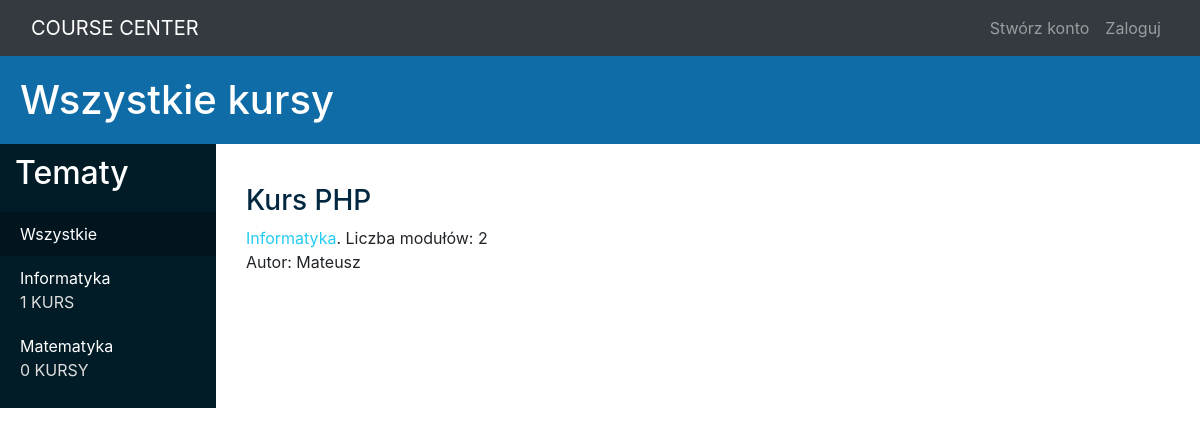
The page / on the database its author committed.
### courses/models.py (models this page shows, shortened)
class Subject(models.Model):
    title = models.CharField(max_length=200)
    slug = models.SlugField(max_length=200, unique=True)
    class Meta:
        ordering = ('title',)
    def __str__(self):
        return self.title

class Course(models.Model):
    owner = models.ForeignKey(User, related_name='courses_created', on_delete=models.CASCADE)
    subject = models.ForeignKey(Subject, related_name='courses', on_delete=models.CASCADE)
    title = models.CharField(max_length=200)
    slug = models.SlugField(max_length=200, unique=True)
    overview = models.TextField()
    created = models.DateTimeField(auto_now_add=True)
    students = models.ManyToManyField(User, related_name='courses_joined', blank=True)
    class Meta:
        ordering = ('-created',)

### courses/views.py (the view)
# urls.py: path('', CourseListView.as_view(), name='course_list'),
class CourseListView(TemplateResponseMixin, View):
    model = Course
    template_name = 'courses/course/list.html'
    def get(self, request, subject=None):
        subjects = Subject.objects.annotate(total_courses=Count('courses'))
        courses = Course.objects.annotate(total_modules=Count('modules'))
        if subject:
            subject = get_object_or_404(Subject, slug=subject)
            courses = courses.filter(subject=subject)
        return self.render_to_response({'subjects' : subjects, 'subject' : subject, 'courses' : courses })

### courses/templates/courses/course/list.html (shortened to what this page needs)
{% extends "base.html" %}
{% block content %}
<div id="main-title">
    {% if subject %}
        <h1>Kursy z {{subject.title }}</h1>
    {% else %}
        <h1>Wszystkie kursy</h1>
    {% endif %}
</div>
<div id="main-nav">
    <h1>Tematy</h1>
    <ul>
        <li {% if not subject %} class="selected" {% endif %}>
            <a href="{% url "course_list" %}">Wszystkie</a>
        </li>
            {% for s in subjects %}
            <li {% if subject == s %} class="selected" {% endif %}>
                <a href="{% url "course_list_subject" s.slug %}">
                    {{ s.title }}
                    <br><span>{{ s.total_courses }} KURS{{ s.total_courses|pluralize:"Y" }}</span>
                </a>
            </li>
            {% endfor %}
    </ul>
</div>
<div id="main-courses">
    {% for course in courses %}
    {% with subject=course.subject %}
    <h3><a href="{% url "course_detail" course.slug %}">{{ course.title }}</a></h3>
    <p>
        <a href="{% url "course_list_subject" subject.slug %}">{{ subject }}</a>.
        Liczba modułów: {{ course.total_modules }}
        <br>
        Autor: {{ course.owner.username }}
    </p>
    {% endwith %}
    {% endfor %}
</div>
{% endblock %}

### courses/static/css/style.css (style rules this page uses)
body { margin: 0; font-family: "Roboto"; }
li, a { text-decoration: none; list-style: none; }
#main-title { display: block; width: 100%; background-color: #0F6CA6; }
#main-title h1 { color: white; padding: 20px; margin: 0; }
#main-nav { display: block; float: left; background-color: #011C26; color: white; width: 18%; }
#main-nav ul { padding: 0; }
#main-nav h1 { margin: 10px 0 20px 15px; font-size: 32px; }
#main-nav li { padding: 10px; }
#main-nav li a { color: white; padding: 10px; }
#main-nav li a span { color: #DEDEDE; padding: 10px; }
#main-courses { display: block; float: left; margin-left: 30px; margin-top: 40px; }
#main-courses h3 a { color: #012840; }
#main-courses a { color: #22CCF2; }
.selected { background-color: #02151f; }

### rows shown on the page
Subject: title "Informatyka", total_courses "1"
Subject: title "Matematyka", total_courses "0"
Course: title "Kurs PHP", subject "Informatyka", total_modules "2", owner.username "Mateusz"
